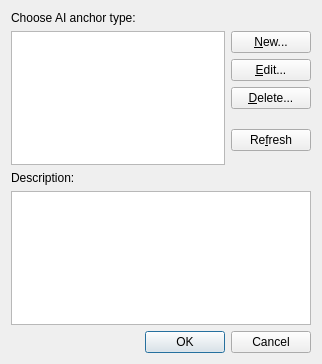
<?xml version="1.0" encoding="UTF-8"?>
<ui version="4.0">
 <class>CAIAnchorsDialog</class>
 <widget class="QDialog" name="CAIAnchorsDialog">
  <property name="geometry">
   <rect>
    <x>0</x>
    <y>0</y>
    <width>322</width>
    <height>364</height>
   </rect>
  </property>
  <property name="windowTitle">
   <string>AI Anchors</string>
  </property>
  <layout class="QVBoxLayout" name="verticalLayout">
   <item>
    <widget class="QLabel" name="m_listCaption">
     <property name="text">
      <string>Choose AI anchor type:</string>
     </property>
     <property name="alignment">
      <set>Qt::AlignLeading|Qt::AlignLeft|Qt::AlignTop</set>
     </property>
    </widget>
   </item>
   <item>
    <layout class="QHBoxLayout" name="horizontalLayout">
     <item>
      <widget class="QListView" name="m_wndAnchorsList">
       <property name="editTriggers">
        <set>QAbstractItemView::NoEditTriggers</set>
       </property>
      </widget>
     </item>
     <item>
      <layout class="QVBoxLayout" name="verticalLayout_2">
       <item>
        <widget class="QPushButton" name="m_newButton">
         <property name="text">
          <string>&amp;New...</string>
         </property>
        </widget>
       </item>
       <item>
        <widget class="QPushButton" name="m_editButton">
         <property name="text">
          <string>&amp;Edit...</string>
         </property>
        </widget>
       </item>
       <item>
        <widget class="QPushButton" name="m_deleteButton">
         <property name="text">
          <string>&amp;Delete...</string>
         </property>
        </widget>
       </item>
       <item>
        <spacer name="verticalSpacer_2">
         <property name="orientation">
          <enum>Qt::Vertical</enum>
         </property>
         <property name="sizeHint" stdset="0">
          <size>
           <width>20</width>
           <height>40</height>
          </size>
         </property>
        </spacer>
       </item>
       <item>
        <widget class="QPushButton" name="m_refreshButton">
         <property name="text">
          <string>Re&amp;fresh</string>
         </property>
        </widget>
       </item>
       <item>
        <spacer name="verticalSpacer">
         <property name="orientation">
          <enum>Qt::Vertical</enum>
         </property>
         <property name="sizeHint" stdset="0">
          <size>
           <width>20</width>
           <height>40</height>
          </size>
         </property>
        </spacer>
       </item>
      </layout>
     </item>
    </layout>
   </item>
   <item>
    <widget class="QLabel" name="m_labelDescription">
     <property name="text">
      <string>Description:</string>
     </property>
     <property name="alignment">
      <set>Qt::AlignLeading|Qt::AlignLeft|Qt::AlignTop</set>
     </property>
    </widget>
   </item>
   <item>
    <widget class="QTextEdit" name="m_description">
     <property name="readOnly">
      <bool>true</bool>
     </property>
    </widget>
   </item>
   <item>
    <widget class="QDialogButtonBox" name="m_buttonBox">
     <property name="standardButtons">
      <set>QDialogButtonBox::Cancel|QDialogButtonBox::Ok</set>
     </property>
    </widget>
   </item>
  </layout>
 </widget>
 <resources/>
 <connections/>
</ui>
